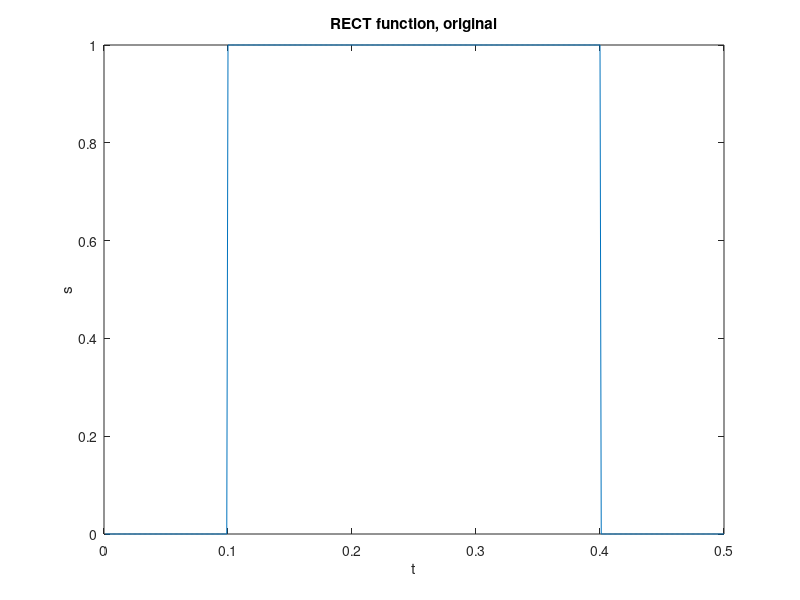
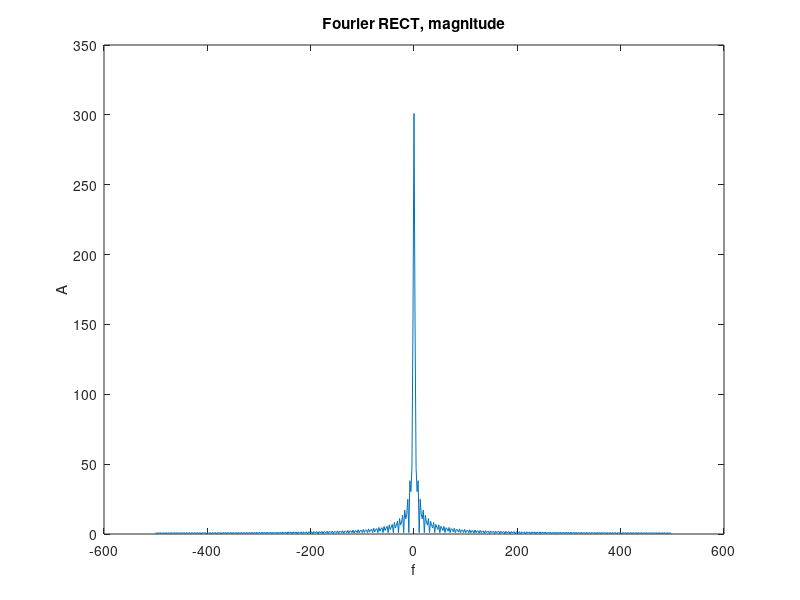
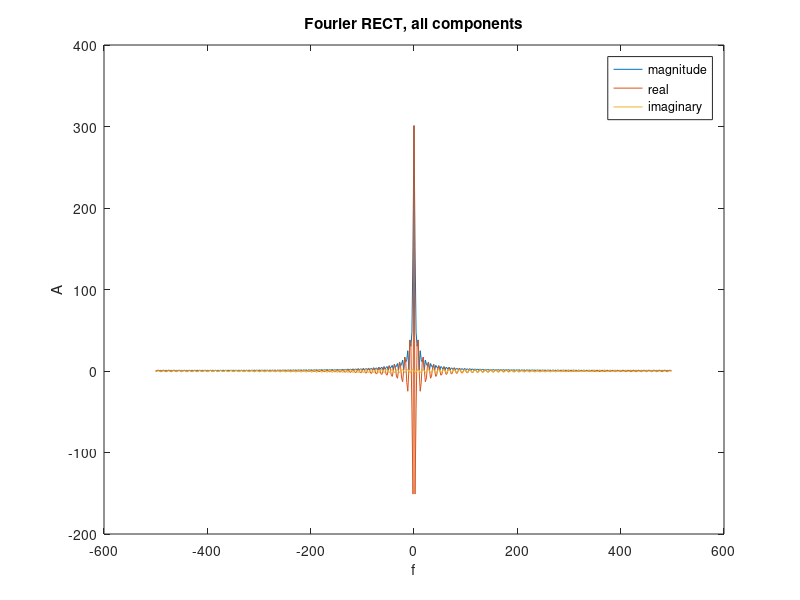
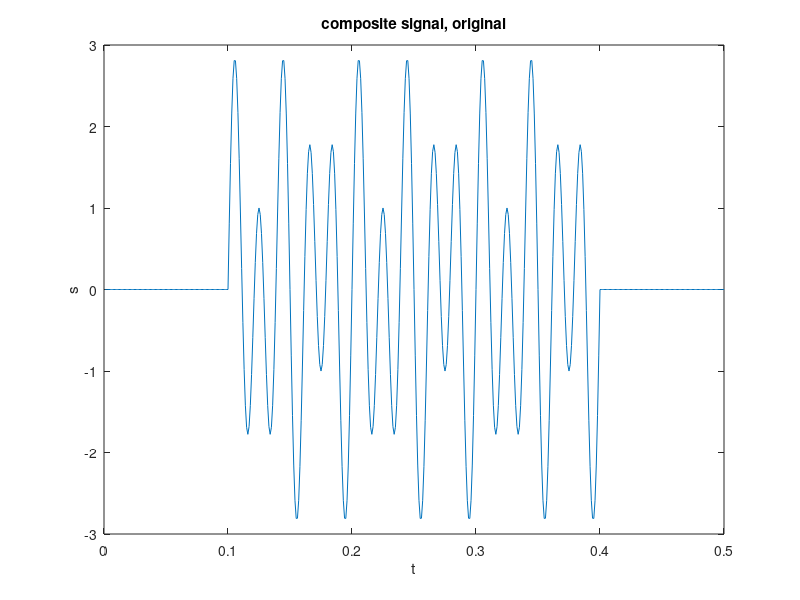

MATLAB code for these plots, in order:
%Simulate signal
N=500;
t = 1:N; %1 step = 1 ms
t = t./1000;
s = zeros(1,N);
s(100:400) = 1;

%Plot
figure
plot(t,s)
xlabel('t')
ylabel('s')
title('RECT function, original')

%Fourier transform
s_ft = fftshift(fft(s));
fvec = 1000*((-N/2):(N/2-1))/N;

%Plot
figure
plot(fvec, abs(s_ft))
xlabel('f')
ylabel('A')
title('Fourier RECT, magnitude')

figure
plot(fvec, abs(s_ft))
hold on
plot(fvec, real(s_ft))
plot(fvec, imag(s_ft))
xlabel('f')
ylabel('A')
title('Fourier RECT, all components')
legend('magnitude', 'real', 'imaginary')

%Simulate signal
N=500;
t = 1:N; %1 step = 1 ms
t = t./1000;
s = zeros(1,N);
s(100:400) = 1;
s = s.*(sin(2*pi*30*t) + 2*sin(2*pi*50*t));

%Plot
figure
plot(t,s)
xlabel('t')
ylabel('s')
title('composite signal, original')

%Fourier transform
s_ft = fftshift(fft(s));
fvec = 1000*((-N/2):(N/2-1))/N;

%Plot
figure
plot(fvec, abs(s_ft))
xlabel('f')
ylabel('A')
title('Fourier of composite, magnitude')

figure
plot(fvec, abs(s_ft))
hold on
plot(fvec, real(s_ft))
plot(fvec, imag(s_ft))
xlabel('f')
ylabel('A')
title('Fourier of composite, all components')
legend('magnitude', 'real', 'imaginary')